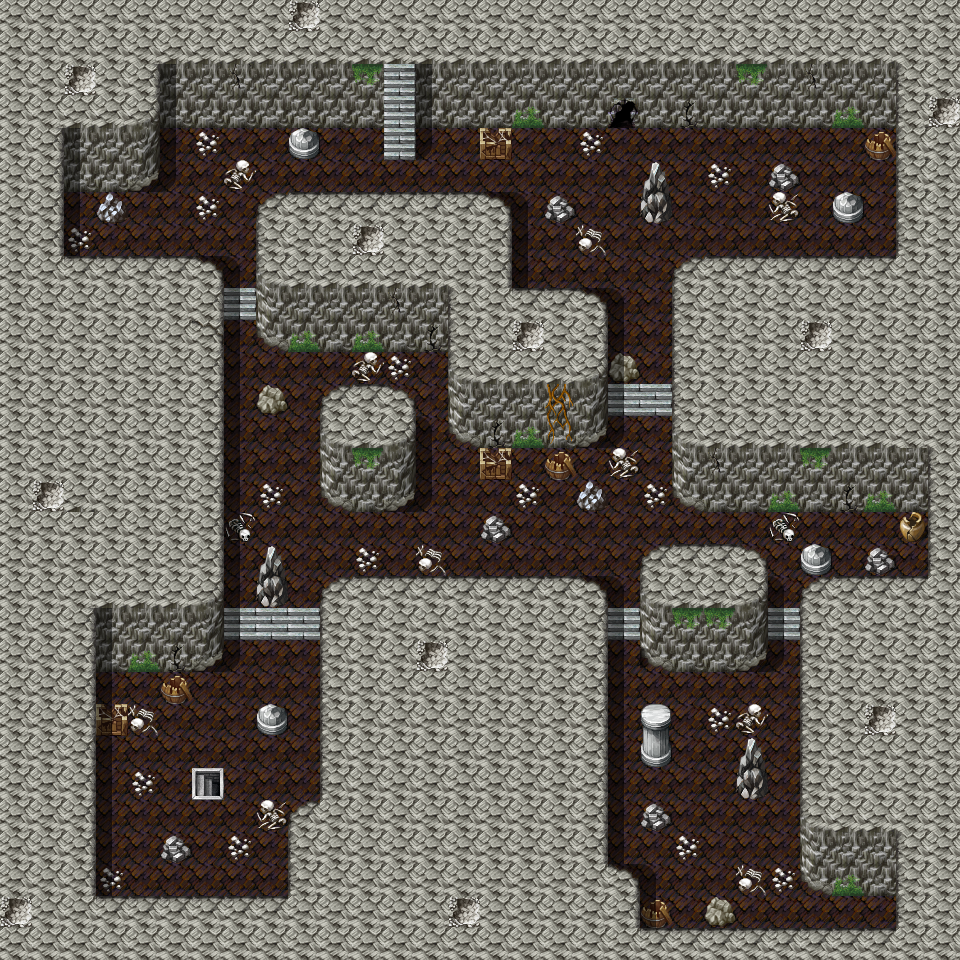

This is a level from a 2D game, rendered from its Tiled map with the project's own tilesets. A one-line summary and the map file follow, with tile-layer data summarised:
An orthogonal 30x30 tile map with 32x32 px tiles, 3 tile layers (Ground, Objects, Above), 1 hidden layer not drawn, 13 tilesets and 17 objects (13x spawn, 3x mapchange, script).

<map version="1.0" orientation="orthogonal" width="30" height="30" tilewidth="32" tileheight="32">
    <properties>
        <property name="colorfilter" value="black40" />
    </properties>
    <tileset firstgid="1" name="map_3" tilewidth="32" tileheight="32">
        <image source="../drawable/map_3.png" width="256" height="256" />
    </tileset>
    <tileset firstgid="65" name="map_5" tilewidth="32" tileheight="32">
        <image source="../drawable/map_5.png" width="256" height="256" />
    </tileset>
    <tileset firstgid="129" name="map_4" tilewidth="32" tileheight="32">
        <image source="../drawable/map_4.png" width="256" height="256" />
    </tileset>
    <tileset firstgid="193" name="map_1" tilewidth="32" tileheight="32">
        <image source="../drawable/map_1.png" width="256" height="256" />
    </tileset>
    <tileset firstgid="257" name="map_0" tilewidth="32" tileheight="32">
        <image source="../drawable/map_0.png" width="256" height="256" />
    </tileset>
    <tileset firstgid="321" name="map_16" tilewidth="32" tileheight="32">
        <image source="../drawable/map_16.png" width="256" height="256" />
    </tileset>
    <tileset firstgid="385" name="map_43" tilewidth="32" tileheight="32">
        <image source="../drawable/map_43.png" width="256" height="256" />
    </tileset>
    <tileset firstgid="449" name="map_29" tilewidth="32" tileheight="32">
        <image source="../drawable/map_29.png" width="256" height="256" />
    </tileset>
    <tileset firstgid="513" name="map_28" tilewidth="32" tileheight="32">
        <image source="../drawable/map_28.png" width="256" height="256" />
    </tileset>
    <tileset firstgid="577" name="map_2" tilewidth="32" tileheight="32">
        <image source="../drawable/map_2.png" width="256" height="256" />
    </tileset>
    <tileset firstgid="641" name="map_46" tilewidth="32" tileheight="32">
        <image source="../drawable/map_46.png" width="256" height="256" />
    </tileset>
    <tileset firstgid="705" name="map_9" tilewidth="32" tileheight="32">
        <image source="../drawable/map_9.png" width="256" height="256" />
    </tileset>
    <tileset firstgid="769" name="map_35" tilewidth="32" tileheight="32">
        <image source="../drawable/map_35.png" width="256" height="256" />
    </tileset>
    <layer name="Ground" width="30" height="30">
        <data>[900 cells, 900 non-empty, 8 distinct tile ids]</data>
    </layer>
    <layer name="Objects" width="30" height="30">
        <data>[900 cells, 514 non-empty, 34 distinct tile ids]</data>
    </layer>
    <layer name="Above" width="30" height="30">
        <data>[900 cells, 108 non-empty, 19 distinct tile ids]</data>
    </layer>
    <layer name="Walkable" width="30" height="30" visible="0">
        <data>[900 cells, 636 non-empty, 1 distinct tile ids]</data>
    </layer>
    <objectgroup name="Mapevents">
        <object name="north" type="mapchange" x="384" y="64" width="32" height="32">
            <properties>
                <property name="map" value="waterwayacave2" />
                <property name="place" value="south" />
            </properties>
        </object>
        <object name="secret" type="mapchange" x="896" y="896" width="32" height="32">
            <properties>
                <property name="map" value="waterwayacavex" />
                <property name="place" value="secret" />
            </properties>
        </object>
        <object name="south" type="mapchange" x="192" y="768" width="32" height="32">
            <properties>
                <property name="map" value="waterwayacave4" />
                <property name="place" value="north" />
            </properties>
        </object>
    </objectgroup>
    <objectgroup name="Spawn">
        <object name="waterwaycavebeast" type="spawn" x="512" y="192" width="224" height="160">
            <properties>
                <property name="quantity" value="3" />
                <property name="spawngroup" value="waterwaycavebeast" />
            </properties>
        </object>
        <object name="waterwaycavebeast_2" type="spawn" x="96" y="832" width="192" height="64">
            <properties>
                <property name="spawngroup" value="waterwaycavebeast" />
            </properties>
        </object>
        <object name="waterwaycavebeast_3" type="spawn" x="608" y="576" width="256" height="352">
            <properties>
                <property name="quantity" value="2" />
                <property name="spawngroup" value="waterwaycavebeast" />
            </properties>
        </object>
        <object name="waterwaycaverockmonster" type="spawn" x="64" y="128" width="384" height="224">
            <properties>
                <property name="quantity" value="4" />
                <property name="spawngroup" value="waterwaycaverockmonster" />
            </properties>
        </object>
        <object name="waterwaycaverockmonster_3" type="spawn" x="448" y="320" width="480" height="320">
            <properties>
                <property name="quantity" value="5" />
                <property name="spawngroup" value="waterwaycaverockmonster" />
            </properties>
        </object>
        <object name="waterwaycaverockmonster_2" type="spawn" x="224" y="288" width="224" height="288">
            <properties>
                <property name="quantity" value="3" />
                <property name="spawngroup" value="waterwaycaverockmonster" />
            </properties>
        </object>
        <object name="waterwaycaverockmonster_4" type="spawn" x="448" y="128" width="448" height="224">
            <properties>
                <property name="quantity" value="3" />
                <property name="spawngroup" value="waterwaycaverockmonster" />
            </properties>
        </object>
        <object name="waterwaycaverockmonster_5" type="spawn" x="96" y="608" width="224" height="128">
            <properties>
                <property name="quantity" value="2" />
                <property name="spawngroup" value="waterwaycaverockmonster" />
            </properties>
        </object>
        <object name="waterwaycaverockmonster_6" type="spawn" x="256" y="608" width="64" height="224">
            <properties>
                <property name="quantity" value="2" />
                <property name="spawngroup" value="waterwaycaverockmonster" />
            </properties>
        </object>
        <object name="waterwaycaverockmonster_7" type="spawn" x="96" y="608" width="64" height="256">
            <properties>
                <property name="quantity" value="2" />
                <property name="spawngroup" value="waterwaycaverockmonster" />
            </properties>
        </object>
        <object name="waterwaycaverockmonster_8" type="spawn" x="608" y="704" width="224" height="224">
            <properties>
                <property name="quantity" value="3" />
                <property name="spawngroup" value="waterwaycaverockmonster" />
            </properties>
        </object>
        <object name="revenant" type="spawn" x="32" y="128" width="896" height="448">
            <properties>
                <property name="quantity" value="6" />
                <property name="spawngroup" value="revenant" />
            </properties>
        </object>
        <object name="revenant_1" type="spawn" x="64" y="576" width="256" height="160">
            <properties>
                <property name="quantity" value="3" />
                <property name="spawngroup" value="revenant" />
            </properties>
        </object>
    </objectgroup>
    <objectgroup name="Keys">
        <object name="waterwayacave1_10" type="script" x="224" y="608" width="96" height="32">
            <properties>
                <property name="when" value="enter" />
            </properties>
        </object>
    </objectgroup>
    <objectgroup name="Replace" />
</map>
